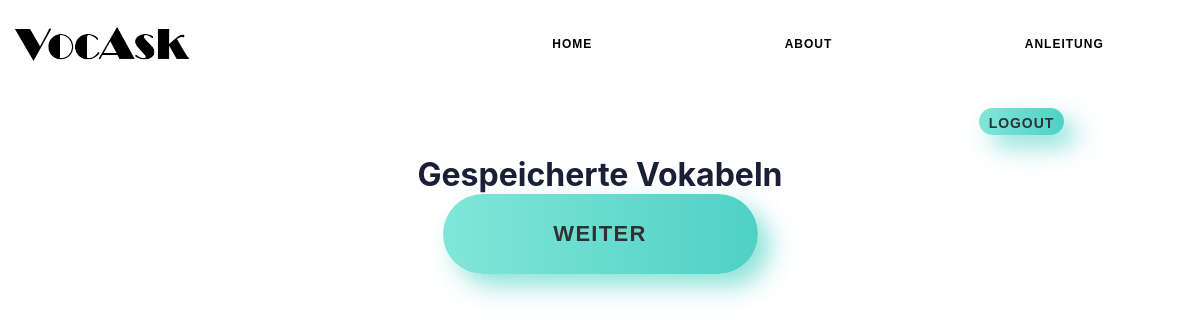
Page /abfrage/gespeichert/ (signed in) on the earlier database version.
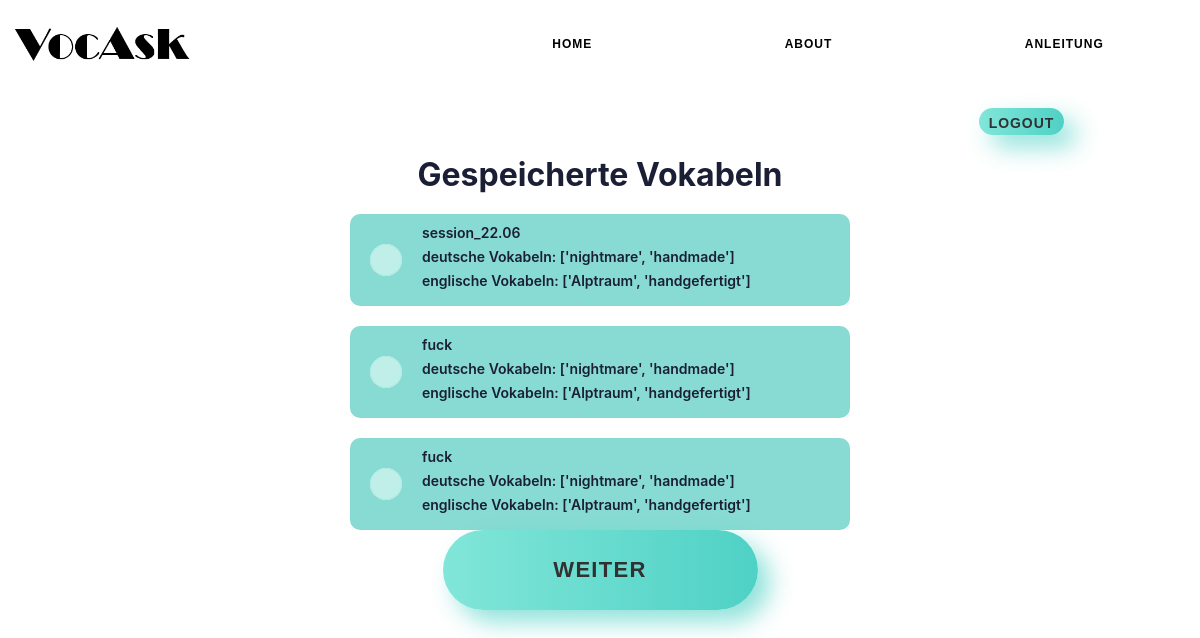
Same page on the later database version.
### accounts/models.py (models this page shows, shortened)
class VocabularySets(models.Model):
    title = models.CharField(max_length=45)
    vocEn = models.TextField()
    vocDe = models.TextField()
    user = models.ForeignKey(User, unique=False, on_delete=models.CASCADE)

### abfrage/views.py (the view)
# urls.py: path('gespeichert/', views.gespeichert),
def gespeichert(request):
    savedVocabularyData = VocabularySets.objects.filter(user=request.user)
    savedVocabulary ={
        "savedVocabulary": savedVocabularyData
    }
    return render(request, 'gespeichert.html', savedVocabulary)

### abfrage/templates/abfrage/gespeichert.html (shortened to what this page needs)
{% extends 'base_layout.html' %}
{% block content %}
<div class="center-div">
    <h1>Gespeicherte Vokabeln</h1>
</div>
<form action="/abfrage/gespeichertZuAbfrage/" method="post" id="form">
    {% for VocabularySet in savedVocabulary %}
    <div class="center-div">
        <div class="checkbox-box">
            <div class="vertical-center-div">
                <input class="inside-checkbox-box" type="checkbox" id="checkbox" value="{{ VocabularySet.vocEn }}
                {{  VocabularySet.vocDe }}" name="group[]">
                <label class="inside-checkbox-box" for="checkbox" >
                    <label class="checkbox-text">{{ VocabularySet.title}}</label>
                    <label class="checkbox-text" id="devoc">
                        deutsche Vokabeln: {{ VocabularySet.vocEn }}
                    </label>
                    <label class="checkbox-text" id="envoc">
                        englische Vokabeln: {{  VocabularySet.vocDe }}
                    </label>
                </label>
            </div>
        </div>
    </div>
    {% endfor %}
    <div class="center-div">
        <button type="submit" class="submit-button" id="submit-button">WEITER</button>
    </div>
</form>
{% endblock %}

### vaApp/templates/base_layout.html (shortened to what this page needs)
{% load static %}
<!DOCTYPE html>
<html>
<head>
    <link rel='stylesheet' type='text/css' media='screen' href="{% static 'css/style_base_layout.css' %}">
    <link rel='stylesheet' type='text/css' media='screen' href="{% static 'css/style_switch_buttons.css' %}">
    <link rel='stylesheet' type='text/css' media='screen' href="{% static 'css/style_accounts.css' %}">
    <link rel='stylesheet' type='text/css' media='screen' href="{% static 'css/style_big_buttons.css' %}">
    <link rel='stylesheet' type='text/css' media='screen' href="{% static 'css/style_basics.css' %}">
    <link rel='stylesheet' type='text/css' media='screen' href="{% static 'css/style_fotos.css' %}">
    <link rel='stylesheet' type='text/css' media='screen' href="{% static 'css/style_korrektur.css' %}">
    <link rel='stylesheet' type='text/css' media='screen' href="{% static 'css/style_abfrage.css' %}">
    <link rel='stylesheet' type='text/css' media='screen' href="{% static 'css/style_gespeichert.css' %}">
    <a href="/" class="logo">
        <img width="200px" height="85px" src="{% static 'img/written_logo.png' %}" alt="VocAsk Logo">
    </a>
    <div class="menubar">
        <nav>
            <ul class="linkslist">
            <li class="item"><a class="menulinks" href="/">home</a></li>
            <li class="item"><a class="menulinks" href="/about">about</a></li>
            <li class="item"><a class="menulinks" href="/anleitung">anleitung</a></li>
            </ul>
        </nav>
    </div>
    {% if user.is_authenticated %}
    <div class="menubuttons">
        <nav>
            <ul>
                <li>
                    <form class="logout-link" action="/accounts/logout/" method="post">
                        <button type="submit" class="button_small">Logout</button>
                    </form>
                </li>
            </ul>
        </nav>
    </div>
    {%endif%}
</head>
<body>
    {% block content %}
    {% endblock %}
</body>
</html>

### vaApp/static/css/style_base_layout.css (style rules this page uses)
ol, ul { list-style: none; display: flex; flex-direction: row; }
.menubar { margin-left: 38%; }
li { display: inline-block; padding: 20px 0 20px; vertical-align: middle; margin: auto; text-align: center; display: flex; align-items: center; justify-content: center; }
a.menulinks { font-family: Arial, 'Helvetica Neue', Helvetica, sans-serif; text-decoration: none; transition: color 0.1s, background-color 0.1s; }
a.menulinks { position: relative; display: block; padding: 16px 0; margin: 0 12px; letter-spacing: 1px; font-size: 12px; line-height: 16px; font-weight: 900; text-transform: uppercase; transition: color 0.1s,background-color 0.1s,padding 0.2s ease-in; color: #000; }
a.menulinks::before { content: ''; display: block; position: absolute; bottom: 3px; left: 0; height: 3px; width: 100%; background-color: #000; transform-origin: right top; transform: scale(0, 1); transition: color 0.1s,transform 0.2s ease-out; }
.logo { float: left; display: block; margin-left: auto; width:250px; height: 50px; height: auto; }
.button_small { text-align: center; min-width: 80px; min-height: 20px; font-family: 'Nunito', sans-serif; font-size: 14px; text-transform: uppercase; letter-spacing: 0.9px; font-weight: 700; color: #313133; background: #4FD1C5; background: linear-gradient(90deg, rgba(129,230,217,1) 0%, rgba(79,209,197,1) 100%); border: none; border-radius: 1000px; box-shadow: 12px 12px 24px rgba(79,209,197,.64); transition: all 0.3s ease-in-out 0s; cursor: pointer; outline: none; position: relative; padding-top: 7px; padding-bottom: 4px; padding-left: 10px; padding-right: 10px; margin-left: 15px; }
.button_small::after { content: ''; border-radius: 100%; border: none; position: absolute; z-index: -1; top: 50%; left: 50%; transform: translate(-50%, -50%); }
.button_small::before { content: ''; border-radius: 1000px; min-width: calc(65px + 12px); min-height: calc(17px + 12px); border: 6px solid #00FFCB; box-shadow: 0 0 60px rgba(0,255,203,.64); position: absolute; top: 50%; left: 50%; transform: translate(-50%, -50%); opacity: 0; transition: all .3s ease-in-out 0s; }
.menubuttons { margin-left: 69%; }

### vaApp/static/css/style_accounts.css (style rules this page uses)
* { padding: 0; margin: 0; color: #1a1f36; box-sizing: border-box; word-wrap: break-word; font-family: -apple-system,BlinkMacSystemFont,Segoe UI,Roboto,Helvetica Neue,Ubuntu,sans-serif; }
label { margin-bottom: 10px; font-size: 14px; font-weight: 600; display: block; }

### vaApp/static/css/style_fotos.css (style rules this page uses)
.center-div { display: flex; justify-content: center; }
.submit-button { min-width: 315px; min-height: 80px; font-family: 'Nunito', sans-serif; font-size: 22px; text-transform: uppercase; letter-spacing: 1.3px; font-weight: 700; color: #313133; background: #4FD1C5; background: linear-gradient(90deg, rgba(129,230,217,1) 0%, rgba(79,209,197,1) 100%); border: none; border-radius: 1000px; box-shadow: 12px 12px 24px rgba(79,209,197,.64); transition: all 0.3s ease-in-out 0s; cursor: pointer; outline: none; position: relative; padding: 10px; }
.submit-button::before { content: ''; border-radius: 1000px; min-width: calc(300px + 12px); min-height: calc(60px + 12px); border: 6px solid #00FFCB; box-shadow: 0 0 60px rgba(0,255,203,.64); position: absolute; top: 50%; left: 50%; transform: translate(-50%, -50%); opacity: 0; transition: all .3s ease-in-out 0s; }

### vaApp/static/css/style_gespeichert.css (style rules this page uses)
.checkbox-text { margin-bottom: 7px; font-size: 14px; font-weight: 600; }
.checkbox-box { background: rgba(91, 206, 194, 0.726); box-sizing: border-box; border-radius: 10px; padding: 10px; margin: 200px; margin-bottom: 0px; margin-top: 20px; width: 500px; }
.inside-checkbox-box { display: inline-block; margin-right: 10px; margin-left: 10px; margin-bottom: 0px; }
.vertical-center-div { display: flex; align-items: center; }
[type=checkbox] { width: 2rem; height: 2rem; color: dodgerblue; vertical-align: middle; -webkit-appearance: none; background: none; border: 0; outline: 0; flex-grow: 0; border-radius: 50%; background-color: #FFFFFF; transition: background 300ms; cursor: pointer; }
[type=checkbox]::before { content: ""; color: transparent; display: block; width: inherit; height: inherit; border-radius: inherit; border: 0; background-color: rgba(168, 233, 226, 0.726); background-size: contain; box-shadow: inset 0 0 0 1px rgba(168, 233, 226, 0.726); }

Differences in the rows shown:
added VocabularySets: title "session_22.06", vocEn "['nightmare', 'handmade']", vocDe "['Alptraum', 'handgefertigt']"
added VocabularySets: title "fuck", vocEn "['nightmare', 'handmade']", vocDe "['Alptraum', 'handgefertigt']"
added VocabularySets: title "fuck", vocEn "['nightmare', 'handmade']", vocDe "['Alptraum', 'handgefertigt']"
